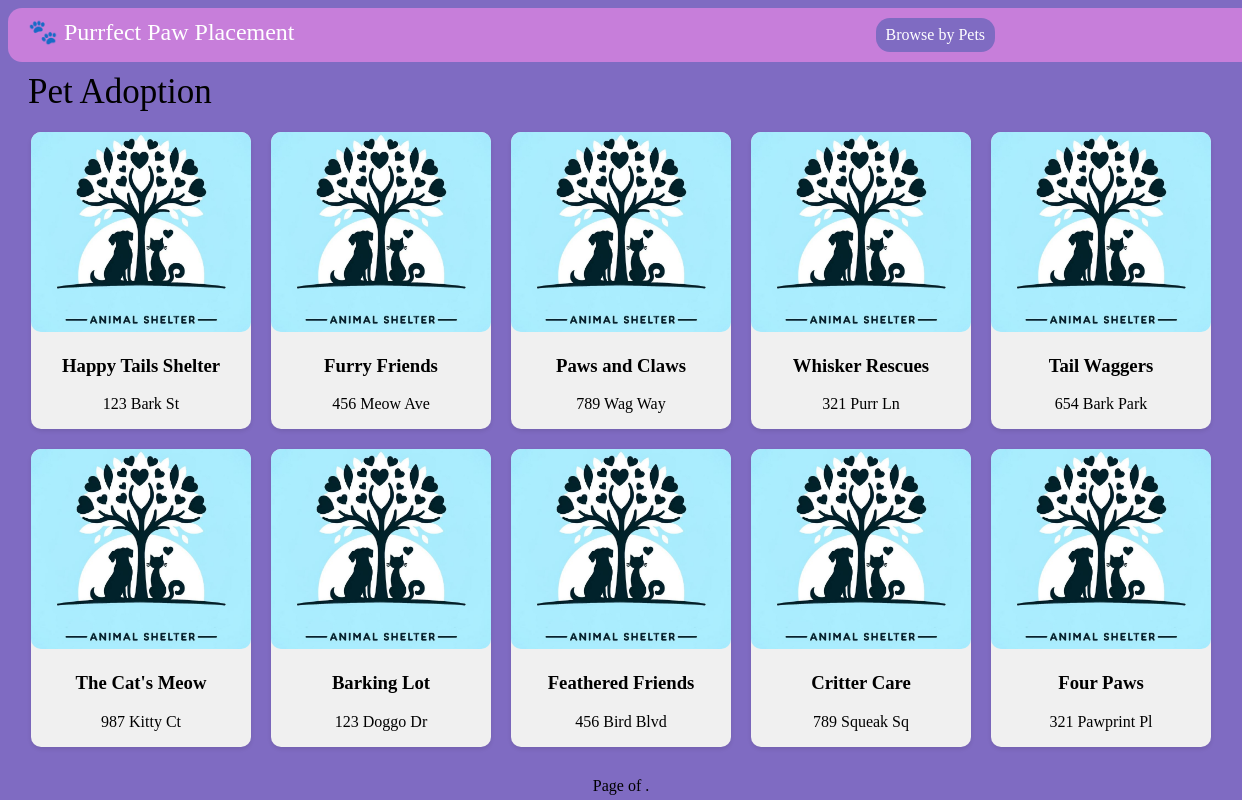
Screenshot of /adoption/shelters/ with the database file from the repository.
### PetAdoption/models.py (models this page shows, shortened)
class Shelter(models.Model):
    id = models.CharField(primary_key=True, max_length=11)
    name = models.CharField(max_length=100)
    email = models.EmailField(max_length=100) # Using Django's built-in email field
    address = models.CharField(max_length=100)
    phoneNumber = models.CharField(max_length=100)
    password = models.CharField(max_length=100)

### PetAdoption/views.py (the view)
# urls.py: path('shelters/', views.shelter_feed, name='shelter_feed'), # URL for browsing by shelters (General User side)
def shelter_feed(request):
    shelters = Shelter.objects.all() # Getting all the shelter objects from the Shelter Model
    paginator = Paginator(shelters, 10)  # Displaying a total of 10 shelters for each page
    pets = paginate_queryset(request, shelters, 10)
    return render(request, 'PetAdoption/shelter_feed.html', {'shelters': shelters})

### PetAdoption/views.py (called while the page is built)
def paginate_queryset(request, queryset, items_per_page=10):
    paginator = Paginator(queryset, items_per_page)
    page = request.GET.get('page')
    try:
        page_obj = paginator.page(page)
    except PageNotAnInteger:
        page_obj = paginator.page(1)
    except EmptyPage:
        page_obj = paginator.page(paginator.num_pages)
    return page_obj

### PetAdoption/templates/PetAdoption/shelter_feed.html (shortened to what this page needs)
<!DOCTYPE html>
<html lang="en">
<head>
</head>
<body>
    <div class="header-strip">
        🐾 Purrfect Paw Placement
        <a href="/adoption/" style="display: inline-block; background-color: #7f6bc2; color: white; padding: 8px 10px;
        margin-left: 575px; text-align: center; text-decoration: none; font-size: 16px; border-radius: 14px; cursor: pointer;">Browse by Pets</a>
    </div>
    <div class="pet-adoption-title">
        Pet Adoption
    </div>
    <div class="container">
        <div class="shelter-feed">
            {% for shelter in shelters %}
                <div class="shelter">
                    <a href="{% url 'shelter_detail' shelter.id %}">
                        <img src="/media/shelters/shelter_image.jpg" alt="Default Shelter Image">
                    </a>
                    <h3>{{ shelter.name }}</h3>
                    <p>{{ shelter.address }}</p>
                </div>
            {% endfor %}
        </div>
        <div class="pagination">
            <span class="step-links">
                <span class="current">
                    Page {{ shelters.number }} of {{ shelters.paginator.num_pages }}.
                </span>
            </span>
        </div>
    </div>
</body>

### PetAdoption/templates/PetAdoption/shelter_feed.html (style rules this page uses)
body { background-color: #7f6bc2; }
.header-strip { background-color: #c77eda; color: white; padding: 10px 20px; text-align: left; font-size: 24px; width: 100%; border-radius: 14px; }
.pet-adoption-title { font-size: 35px; margin: 10px 20px; }
.container { width: 100%; max-width: 1200px; margin: auto; }
.shelter-feed { display: flex; flex-wrap: wrap; justify-content: flex-start; }
.shelter { flex: 1 0 18%; margin: 10px; text-align: center; background-color: #f0f0f0; border-radius: 10px; box-shadow: 0 2px 4px rgba(0,0,0,0.1); }
.shelter img { width: 100%; height: 200px; object-fit: cover; border-radius: 10px; }
.pagination { text-align: center; margin-top: 20px; }

### rows the page displays
Shelter: name "Happy Tails Shelter", address "123 Bark St"
Shelter: name "Furry Friends", address "456 Meow Ave"
Shelter: name "Paws and Claws", address "789 Wag Way"
Shelter: name "Whisker Rescues", address "321 Purr Ln"
Shelter: name "Tail Waggers", address "654 Bark Park"
Shelter: name "The Cat's Meow", address "987 Kitty Ct"
Shelter: name "Barking Lot", address "123 Doggo Dr"
Shelter: name "Feathered Friends", address "456 Bird Blvd"
Shelter: name "Critter Care", address "789 Squeak Sq"
Shelter: name "Four Paws", address "321 Pawprint Pl"
